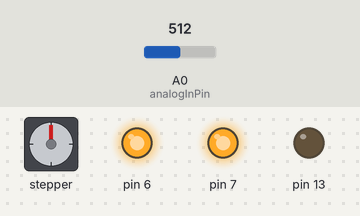
The sketch below on a simulated Arduino Mega 2560, built with avr-gcc and run on an emulated ATmega2560. On the bench: stepper motor, output pins drawn as LEDs (lit = HIGH). The inputs (shaded band) are chosen by the test bench; at power-on: A0 (analogInPin) = 512. Stepper angles assume 2048 steps per turn; what the sketch prints to the serial monitor is not drawn.

Above: at 0.15 s.
At 9.11 s:
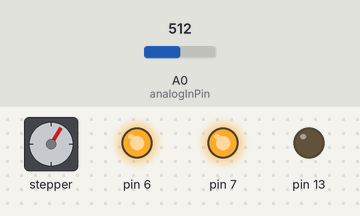
At 18.1 s:
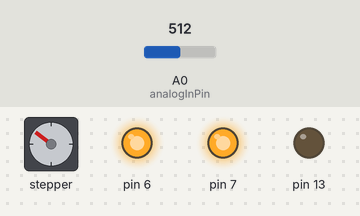
At 39.25 s:
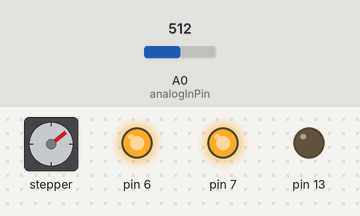
Timing chart, 0 to 40.0 s (numbered marks = the images above):
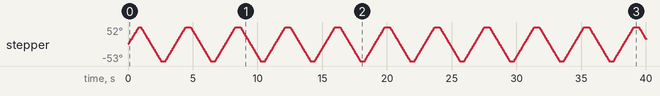

The sketch:

irrx_biedny_do_halla.ino
```cpp
#include <AccelStepper.h>

//AccelStepper stepper(28,29,30,31); // Defaults to AccelStepper::FULL4WIRE (4 pins) on 2, 3, 4, 5
//AccelStepper stepper(4, 28,29,30,31 );

AccelStepper stepper(4, 40,41,42,43 );
//AccelStepper stepper(4, 40,41,42,43 );
//AccelStepper stepper(1, 46,47 );

volatile unsigned long encoder_diff_x = 0;    // przejechane przez enkoder
const int analogInPin = A0;  // Analog input pin that the potentiometer is attached to
const int analogOutPin = 9; // Analog output pin that the LED is attached to
long int sensorValue = 0;        // value read from the pot

void setup(){
  Serial.begin(115200);
  stepper.setMaxSpeed(400);
  stepper.setAcceleration(5000);
  stepper.moveTo(300);
  pinMode( 13, OUTPUT);
  pinMode( 6, OUTPUT);
  pinMode( 7, OUTPUT);
  digitalWrite(7, 1 );
  digitalWrite(6, 1 );
  stepper.disableOutputs();
}
unsigned long time = 1000;
unsigned long halltime = 10;

int localmin = 0;
int margin =0;
byte sign = 0;


byte const hist_length = 10;
byte const upfilter = 20;
byte const downfilter = 10;
unsigned int history[hist_length] = {0,0,0,0,0,0,0,0,0,0};

byte hist_pos = 0;

unsigned int getPos( int relative ){
  byte pos = (relative + hist_pos  + hist_length ) % hist_length;
  return history[ pos ];
}

boolean idewgore = false;
int state = 0;

void jest(){
  digitalWrite(7, 0 );
//  digitalWrite(6, 1 );
}

void loop(){
  if (stepper.distanceToGo() == 0){
      if( time == 0){
        stepper.enableOutputs();
        stepper.moveTo(-stepper.currentPosition());
        time = 10000;
      }else{
        time--;
        stepper.disableOutputs();
      }
    }
    stepper.run();
    if( time > 1000 ){
      return;
    }
    if(halltime == 0 ){
      sensorValue == analogRead(analogInPin);
      halltime = 20;
      unsigned int last1 = (getPos(-1) +  getPos(-2)+  getPos(-3));
      unsigned int last2 = (getPos(-4) +  getPos(-5)+  getPos(-6));
      int diff = last1 - last2;
      if( diff > upfilter ){      // w gore
        if(idewgore){
          state = 600;
        }else{              // koniec w dół
          idewgore = true;
          state = 200;
        }
      }else if( diff < -downfilter ){      // w dól
        if(idewgore){    // koniec w gore
          state = 700;
        }else{
          idewgore = false;
          state = 400;
        }
      }else{
          if(idewgore){
            state = 0;
          }else{
            state = 500;
          }
      }
      sensorValue += analogRead(analogInPin);
      sensorValue = sensorValue>>1;
      int scaled = abs(sensorValue - 500);

      history[ hist_pos % hist_length] = scaled;
      hist_pos = ( hist_pos + 1 ) % hist_length;

      if(scaled > 0 ){
        sign = 1;
      }else if( scaled < 0 ){
        sign = 2;
      }else if( scaled == 0 ){
        sign = 0;
      }
//      analogWrite(analogOutPin, sensorValue);
//      Serial.println( String(state) + " " + String(sensorValue) + " " + String(hist_pos) + " " + String(diff) );
      Serial.println( String(state) + " " + String(scaled) );
//      Serial.println(""+ String(sensorValue) + " " + String(scaled) );
    }else{
      halltime--;
    }
 }
```
